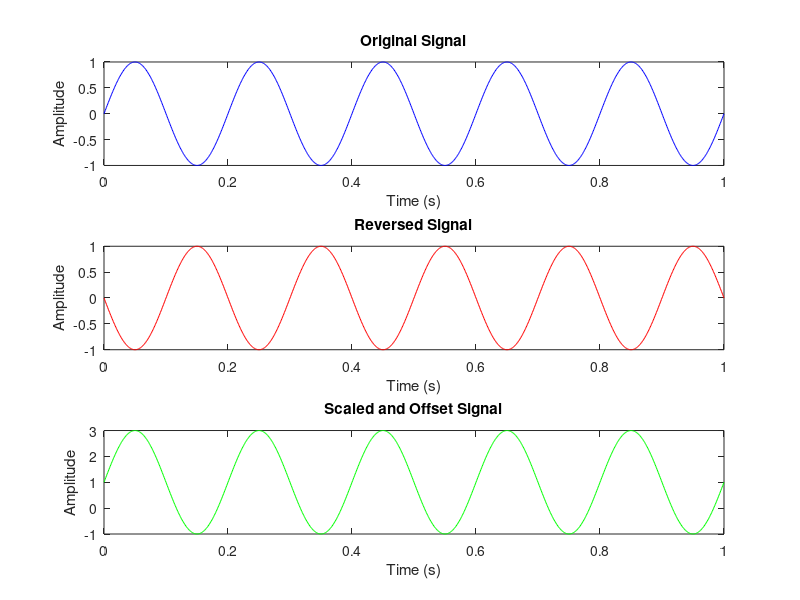

Source code (MATLAB):

fs = 1000;             
t = 0:1/fs:1;          
signal = sin(2*pi*5*t);  

subplot(3,1,1);
plot(t, signal, 'b');
title('Original Signal');
xlabel('Time (s)'); ylabel('Amplitude');

reversed_signal = flip(signal);

subplot(3,1,2);
plot(t, reversed_signal, 'r');
title('Reversed Signal');
xlabel('Time (s)'); ylabel('Amplitude');

scaled_signal = 2 * signal + 1;

subplot(3,1,3);
plot(t, scaled_signal, 'g');
title('Scaled and Offset Signal');
xlabel('Time (s)'); ylabel('Amplitude');